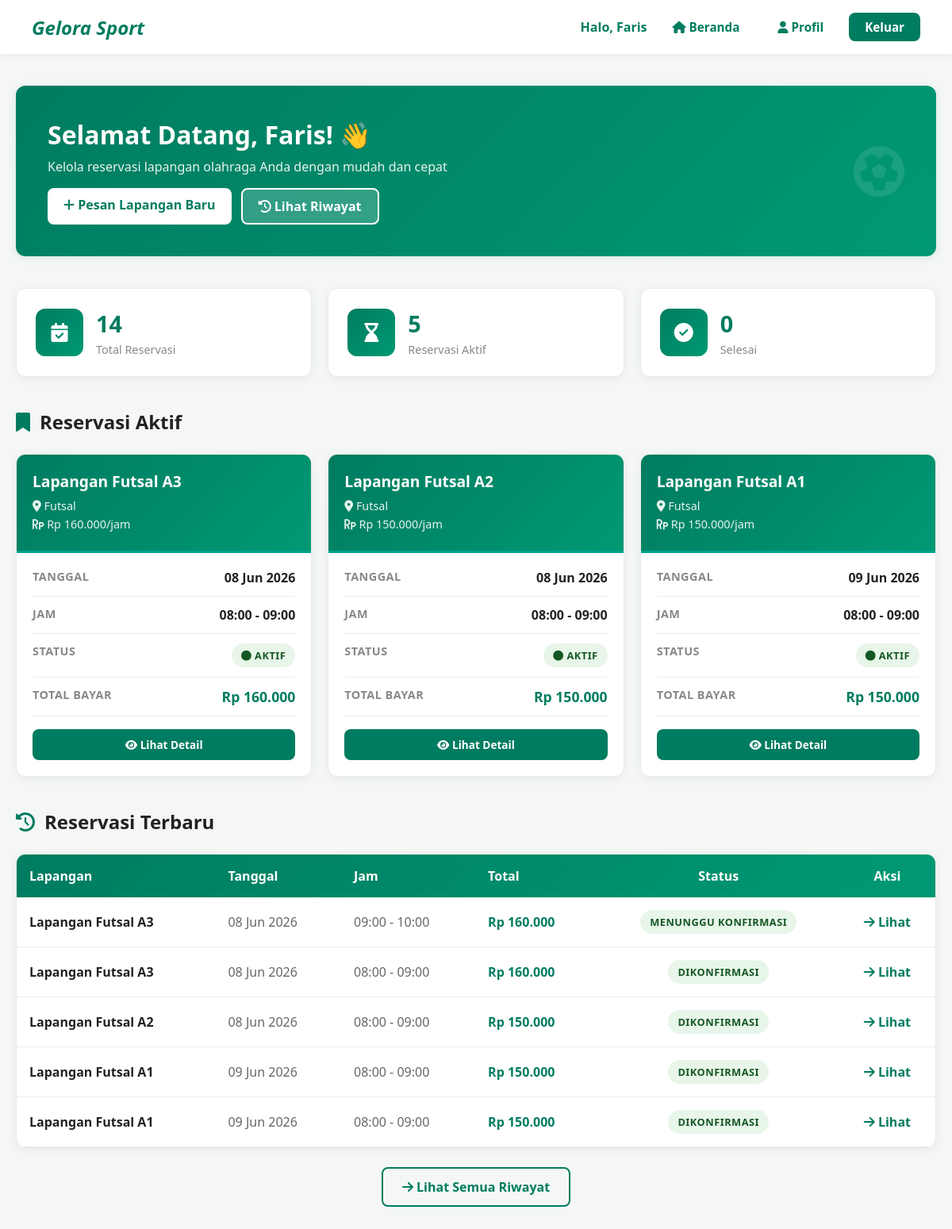
Screenshot of /index.php?page=dashboard (signed in) with the database file from the repository.
### tables this page shows
CREATE TABLE `users` (
  `id` int NOT NULL,
  `nama` varchar(100) NOT NULL,
  `email` varchar(150) NOT NULL,
  `password` varchar(255) NOT NULL,
  `role` enum('user','admin') NOT NULL DEFAULT 'user',
  `no_hp` varchar(20) DEFAULT NULL,
  `created_at` datetime NOT NULL DEFAULT CURRENT_TIMESTAMP
);

CREATE TABLE `reservasi` (
  `id` int NOT NULL,
  `kode_reservasi` varchar(20) NOT NULL,
  `user_id` int NOT NULL,
  `lapangan_id` int NOT NULL,
  `slot_waktu_id` int NOT NULL,
  `tanggal` date NOT NULL,
  `jam_mulai` time NOT NULL,
  `jam_selesai` time NOT NULL,
  `total_harga` decimal(10,0) NOT NULL,
  `status` enum('Menunggu Konfirmasi','Dikonfirmasi','Selesai','Dibatalkan') NOT NULL DEFAULT 'Menunggu Konfirmasi',
  `status_bayar` enum('Menunggu','Lunas','Gagal') NOT NULL DEFAULT 'Menunggu',
  `catatan` text,
  `bukti_bayar` varchar(255) DEFAULT NULL,
  `created_at` datetime NOT NULL DEFAULT CURRENT_TIMESTAMP
);

CREATE TABLE `lapangan` (
  `id` int NOT NULL,
  `nama` varchar(100) NOT NULL,
  `jenis` enum('Futsal','Badminton','Basketball') NOT NULL,
  `lokasi` varchar(150) NOT NULL,
  `tipe` enum('indoor','outdoor') NOT NULL DEFAULT 'indoor',
  `material` varchar(100) DEFAULT NULL,
  `deskripsi` text,
  `harga_per_jam` decimal(10,0) NOT NULL,
  `status` enum('Aktif','Perawatan','Nonaktif') NOT NULL DEFAULT 'Aktif',
  `foto_url` varchar(500) DEFAULT NULL,
  `rating` decimal(2,1) DEFAULT '5.0',
  `created_at` datetime NOT NULL DEFAULT CURRENT_TIMESTAMP
);

### controllers/DashboardController.php (called while the page is built, shortened)
<?php
require_once __DIR__ . '/../config/helper.php';
require_once __DIR__ . '/../config/db.php';
require_once __DIR__ . '/../models/UserModel.php';
require_once __DIR__ . '/../models/ReservasiModel.php';
class DashboardController
{
    private UserModel $userModel;
    private ReservasiModel $reservasiModel;
    public function __construct()
    {
        $this->userModel = new UserModel();
        $this->reservasiModel = new ReservasiModel();
    }
    public function index(): void
    {
        $userSession = requireLogin();
        $user = $this->userModel->findById($userSession['id']);
        $allReservations = $this->reservasiModel->getByUserId($userSession['id']);
        $reservasi_aktif = array_filter($allReservations, function ($r) {
            return $r['status'] === 'Dikonfirmasi';
        });
        $reservasi_aktif = array_slice($reservasi_aktif, 0, 3);
        $reservasi_terbaru = array_slice($allReservations, 0, 5);
        $stats = [
            'total_reservasi' => count($allReservations),
            'reservasi_aktif' => count(array_filter($allReservations, function ($r) {
                return $r['status'] === 'Dikonfirmasi';
            })),
            'reservasi_selesai' => count(array_filter($allReservations, function ($r) {
                return $r['status'] === 'Selesai';
            }))
        ];
        require __DIR__ . '/../views/dashboard.php';
    }
}

### config/db.php (called while the page is built, shortened)
<?php
function getDB(): PDO {
    static $pdo = null;
    if ($pdo === null) {
        try {
            $dsn = "mysql:host=" . DB_HOST . ";port=" . DB_PORT
                 . ";dbname=" . DB_NAME . ";charset=utf8mb4";
            $pdo = new PDO($dsn, DB_USER, DB_PASS, [
                PDO::ATTR_ERRMODE            => PDO::ERRMODE_EXCEPTION,
                PDO::ATTR_DEFAULT_FETCH_MODE => PDO::FETCH_ASSOC,
                PDO::ATTR_EMULATE_PREPARES   => false,
            ]);
        } catch (PDOException $e) {
            http_response_code(500);
            die(json_encode(['error' => 'Koneksi database gagal: ' . $e->getMessage()]));
        }
    }
    return $pdo;
}

### config/helper.php (called while the page is built, shortened)
<?php
function currentUser(): ?array {
    return $_SESSION['user'] ?? null;
}
function requireLogin(): array {
    $user = currentUser();
    return $user;
}
function e(string $str): string {
    return htmlspecialchars($str, ENT_QUOTES, 'UTF-8');
}

### models/UserModel.php (called while the page is built, shortened)
<?php
require_once __DIR__ . '/../config/db.php';
class UserModel
{
    private PDO $db;
    public function __construct()
    {
        $this->db = getDB();
    }
    public function findById(int $id): ?array
    {
        $stmt = $this->db->prepare("SELECT * FROM users WHERE id = ? LIMIT 1");
        $stmt->execute([$id]);
        $user = $stmt->fetch();
        return $user ?: null;
    }
}

### models/ReservasiModel.php (called while the page is built, shortened)
<?php
require_once __DIR__ . '/../config/db.php';
class ReservasiModel
{
    private PDO $db;
    public function __construct()
    {
        $this->db = getDB();
    }
    public function getByUserId(int $userId): array
    {
        $stmt = $this->db->prepare(
            "SELECT r.*, l.nama as nama_lapangan, l.foto_url
             FROM reservasi r
             JOIN lapangan l ON l.id = r.lapangan_id
             WHERE r.user_id = ?
             ORDER BY r.created_at DESC"
        );
        $stmt->execute([$userId]);
        return $stmt->fetchAll();
    }
}

### views/dashboard.php (the view, shortened to what this page needs)
<!DOCTYPE html>
<html lang="id">
<head>
    <link rel="stylesheet" href="assets/css/style.css">
    <link rel="stylesheet" href="https://cdnjs.cloudflare.com/ajax/libs/font-awesome/6.4.0/css/all.min.css">
</head>
<body>
    <nav class="navbar">
        <div class="logo">Gelora Sport</div>
        <div class="nav-menu">
            <span style="color:#007c60; font-weight:600;">Halo, <?= e(explode(' ', $user['nama'])[0]) ?></span>
            <a href="index.php?page=beranda" class="login-link"><i class="fa-solid fa-house"></i> Beranda</a>
            <a href="index.php?page=profile" class="login-link"><i class="fa-solid fa-user"></i> Profil</a>
            <a href="index.php?page=logout" class="register-btn">Keluar</a>
        </div>
    </nav>
    <div class="dashboard-container">
        <div class="welcome-section">
            <div class="welcome-content">
                <h1>Selamat Datang, <?= e(explode(' ', $user['nama'])[0]) ?>! 👋</h1>
                <p>Kelola reservasi lapangan olahraga Anda dengan mudah dan cepat</p>
                <div class="welcome-buttons">
                    <a href="index.php?page=beranda" class="btn-primary">
                        <i class="fa-solid fa-plus"></i> Pesan Lapangan Baru
                    </a>
                    <a href="index.php?page=riwayat" class="btn-secondary">
                        <i class="fa-solid fa-history"></i> Lihat Riwayat
                    </a>
                </div>
            </div>
            <div class="welcome-icon">
                <i class="fa-solid fa-futbol"></i>
            </div>
        </div>
        <div class="stats-grid">
            <div class="stat-card">
                <div class="stat-icon">
                    <i class="fa-solid fa-calendar-check"></i>
                </div>
                <div class="stat-content">
                    <h3><?= $stats['total_reservasi'] ?? 0 ?></h3>
                    <p>Total Reservasi</p>
                </div>
            </div>
            <div class="stat-card">
                <div class="stat-icon">
                    <i class="fa-solid fa-hourglass-end"></i>
                </div>
                <div class="stat-content">
                    <h3><?= $stats['reservasi_aktif'] ?? 0 ?></h3>
                    <p>Reservasi Aktif</p>
                </div>
            </div>
            <div class="stat-card">
                <div class="stat-icon">
                    <i class="fa-solid fa-check-circle"></i>
                </div>
                <div class="stat-content">
                    <h3><?= $stats['reservasi_selesai'] ?? 0 ?></h3>
                    <p>Selesai</p>
                </div>
            </div>
        </div>
        <h2 class="section-title">
            <i class="fa-solid fa-bookmark"></i> Reservasi Aktif
        </h2>
        <?php if (!empty($reservasi_aktif)): ?>
            <div class="reservasi-grid">
                <?php foreach ($reservasi_aktif as $res): ?>
                    <div class="reservasi-card">
                        <div class="reservasi-header">
                            <h3><?= e($res['nama_lapangan']) ?></h3>
                            <p><i class="fa-solid fa-location-dot"></i> <?= e($res['jenis']) ?></p>
                            <p><i class="fa-solid fa-rupiah-sign"></i> Rp <?= number_format($res['harga'], 0, ',', '.') ?>/jam</p>
                        </div>
                        <div class="reservasi-body">
                            <div class="info-row">
                                <span class="info-label">Tanggal</span>
                                <span class="info-value"><?= date('d M Y', strtotime($res['tanggal'])) ?></span>
                            </div>
                            <div class="info-row">
                                <span class="info-label">Jam</span>
                                <span class="info-value"><?= date('H:i', strtotime($res['jam_mulai'])) ?> - <?= date('H:i', strtotime($res['jam_selesai'])) ?></span>
                            </div>
                            <div class="info-row">
                                <span class="info-label">Status</span>
                                <span class="status-badge status-aktif">
                                    <i class="fa-solid fa-circle"></i> Aktif
                                </span>
                            </div>
                            <div class="info-row">
                                <span class="info-label">Total Bayar</span>
                                <span class="info-value" style="color: #007c60; font-size: 1.1rem;">Rp <?= number_format($res['total_harga'], 0, ',', '.') ?></span>
                            </div>
                            <div class="action-buttons">
                                <a href="index.php?page=detail&id=<?= $res['lapangan_id'] ?>" class="btn-small btn-view">
                                    <i class="fa-solid fa-eye"></i> Lihat Detail
                                </a>
                            </div>
                        </div>
                    </div>
                <?php endforeach; ?>
            </div>
        <?php endif; ?>
        <h2 class="section-title" style="margin-top: 40px;">
            <i class="fa-solid fa-history"></i> Reservasi Terbaru
        </h2>
        <?php if (!empty($reservasi_terbaru)): ?>
            <div style="background: white; border-radius: 12px; overflow: hidden; box-shadow: 0 2px 12px rgba(0, 0, 0, 0.06); border: 1px solid #eaeaea;">
                <table style="width: 100%; border-collapse: collapse;">
                    <thead>
                        <tr style="background: linear-gradient(135deg, #007c60, #009973); color: white;">
                            <th style="padding: 16px; text-align: left; font-weight: 600;">Lapangan</th>
                            <th style="padding: 16px; text-align: left; font-weight: 600;">Tanggal</th>
                            <th style="padding: 16px; text-align: left; font-weight: 600;">Jam</th>
                            <th style="padding: 16px; text-align: left; font-weight: 600;">Total</th>
                            <th style="padding: 16px; text-align: center; font-weight: 600;">Status</th>
                            <th style="padding: 16px; text-align: center; font-weight: 600;">Aksi</th>
                        </tr>
                    </thead>
                    <tbody>
                        <?php foreach ($reservasi_terbaru as $res): ?>
                            <tr style="border-bottom: 1px solid #eaeaea;">
                                <td style="padding: 16px; font-weight: 600; color: #222;"><?= e($res['nama_lapangan']) ?></td>
                                <td style="padding: 16px; color: #666;"><?= date('d M Y', strtotime($res['tanggal'])) ?></td>
                                <td style="padding: 16px; color: #666;"><?= date('H:i', strtotime($res['jam_mulai'])) ?> - <?= date('H:i', strtotime($res['jam_selesai'])) ?></td>
                                <td style="padding: 16px; color: #007c60; font-weight: 600;">Rp <?= number_format($res['total_harga'], 0, ',', '.') ?></td>
                                <td style="padding: 16px; text-align: center;">
                                    <span class="status-badge <?= $res['status'] === 'selesai' ? 'status-selesai' : ($res['status'] === 'dibatalkan' ? 'status-batal' : 'status-aktif') ?>">
                                        <?= ucfirst($res['status']) ?>
                                    </span>
                                </td>
                                <td style="padding: 16px; text-align: center;">
                                    <a href="index.php?page=detail&id=<?= $res['lapangan_id'] ?>" style="color: #007c60; text-decoration: none; font-weight: 600; transition: color 0.2s;" onmouseover="this.style.color='#005b48'" onmouseout="this.style.color='#007c60'">
                                        <i class="fa-solid fa-arrow-right"></i> Lihat
                                    </a>
                                </td>
                            </tr>
                        <?php endforeach; ?>
                    </tbody>
                </table>
            </div>
            <div style="text-align: center; margin-top: 24px;">
                <a href="index.php?page=riwayat" style="color: #007c60; text-decoration: none; font-weight: 600; display: inline-block; padding: 12px 24px; border: 2px solid #007c60; border-radius: 8px; transition: all 0.2s;" onmouseover="this.style.background='#007c60'; this.style.color='white'" onmouseout="this.style.background='white'; this.style.color='#007c60'">
                    <i class="fa-solid fa-arrow-right"></i> Lihat Semua Riwayat
                </a>
            </div>
        <?php endif; ?>
    </div>
</body>
</html>

### assets/css/style.css (style rules this page uses)
:root { --color-body-bg: #f4f7f6; --color-text: #333333; --color-white: #ffffff; --color-primary: #007c60; --color-primary-dark: #005b48; --color-primary-darker: #0b7a5a; --color-muted: #777777; --color-border: #dddddd; --color-border-light: #eaeaea; --color-success-bg: #e8f5e9; --color-success-soft: #d4edda; --color-warning-bg: #fff3cd; --color-success-text: #155724; --color-danger: #c0392b; --color-danger-bg: #fff8f8; }
* { margin: 0; padding: 0; box-sizing: border-box; font-family: 'Segoe UI', Tahoma, Geneva, Verdana, sans-serif; }
body { background-color: var(--color-body-bg); color: var(--color-text); }
.navbar { background: var(--color-white); display: flex; justify-content: space-between; align-items: center; padding: 16px 40px; box-shadow: 0 2px 8px rgba(0, 0, 0, 0.06); position: sticky; top: 0; z-index: 100; }
.logo { font-size: 1.5rem; font-weight: 800; color: var(--color-primary); font-style: italic; }
.nav-menu { display: flex; align-items: center; gap: 16px; }
.login-link { text-decoration: none; color: var(--color-primary); font-weight: 600; font-size: 0.95rem; padding: 8px 16px; border-radius: 8px; transition: background 0.2s; }
.register-btn { text-decoration: none; background: var(--color-primary); color: var(--color-white); font-weight: 600; font-size: 0.95rem; padding: 8px 20px; border-radius: 8px; transition: background 0.2s; }

### rows the page displays
users: nama "Faris"
reservasi: lapangan.nama "Lapangan Futsal A3", jenis "Futsal", total_harga "160.000", tanggal "08 Jun 2026", jam_mulai "08:00", jam_selesai "09:00", status "DIKONFIRMASI"
reservasi: lapangan.nama "Lapangan Futsal A2", jenis "Futsal", total_harga "150.000", tanggal "08 Jun 2026", jam_mulai "08:00", jam_selesai "09:00", status "DIKONFIRMASI"
reservasi: lapangan.nama "Lapangan Futsal A1", jenis "Futsal", total_harga "150.000", tanggal "09 Jun 2026", jam_mulai "08:00", jam_selesai "09:00", status "DIKONFIRMASI"
reservasi: lapangan.nama "Lapangan Futsal A3", tanggal "08 Jun 2026", jam_mulai "09:00", jam_selesai "10:00", total_harga "160.000", status "MENUNGGU KONFIRMASI"

### other values shown
$stats['total_reservasi'] "14"
$stats['reservasi_aktif'] "5"
$stats['reservasi_selesai'] "0"
